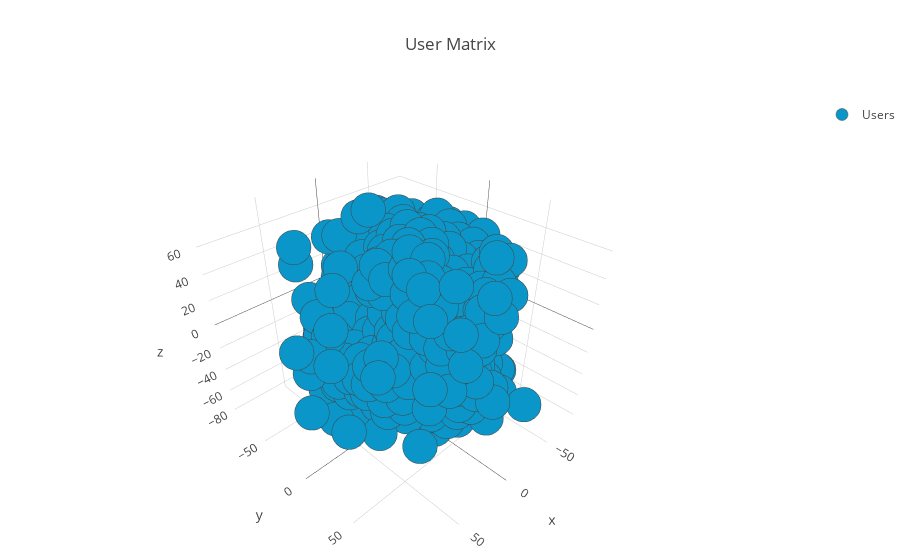

This figure's notebook cell:
### Code cell
X_tsne
trace0 = go.Scatter3d(
    x=X_tsne[:, 0],
    y=X_tsne[:, 1],
    z=X_tsne[:, 2],
    name='Users',
    mode='markers',
    text=valid_usersinfo.tolist(),
    marker=dict(
        color='rgb(10, 150, 200)',
        size=12,
        line=dict(
            #color='rgba(60,60,60)',
            width=0.5
        ),
        #opacity=0
    )
    
)


data = [trace0]
layout= go.Layout(
    showlegend=True,
    title='User Matrix',
    margin=dict(
    l=0,
    r=0,
    b=0,
    t=-2
    )

)

usersall = go.Figure(data=data, layout=layout)
#fig = Figure(data=data, layout=layout)


#cf.set_config_file(offline=False, world_readable=True, theme='ggplot')
#py.iplot(usersall, filename='AllUsers')
iplot(usersall)

### Figure 1 — Plotly figure (JSON) as saved in the notebook; plotly's stock layout.template omitted (floating-point values rounded to 4 significant figures; data arrays with more than 128 entries replaced by an {"elided": "..."} marker saying what was removed)
{"data": [{"marker": {"color": "rgb(10, 150, 200)", "line": {"width": 0.5}, "size": 12}, "mode": "markers", "name": "Users", "text": {"elided": "568 str values"}, "type": "scatter3d", "x": {"elided": "568 float values"}, "y": {"elided": "568 float values"}, "z": {"elided": "568 float values"}}], "layout": {"margin": {"b": 0, "l": 0, "r": 0, "t": -2}, "showlegend": true, "title": "User Matrix"}}
